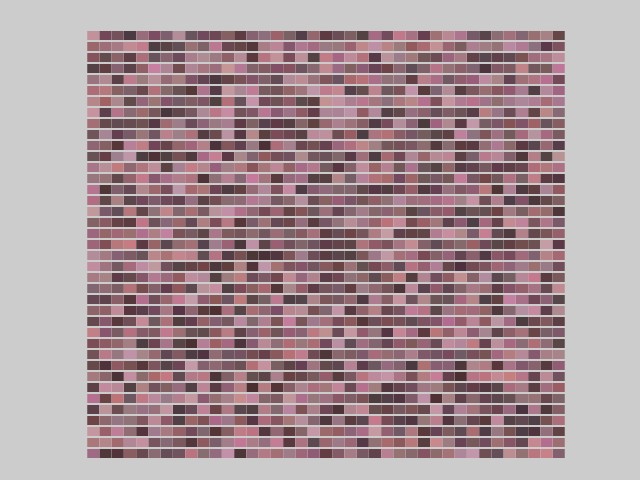
Frame 1 (no input)
Frame 60 (the mouse pressed at the canvas centre just before this capture): identical to frame 1, image omitted
Frame 120 (the mouse held since frame 60 and released just before this capture): identical to frame 1, image omitted

The Processing sketch that drew this single still picture (run headless with seeded random() and noise(); from frame 60 on, the mouse is pressed at the canvas centre):

// Processing sketch: processing_11957
// ── processing_11957.pde

/*
  Patern 2: Regular grid using a for loop
 */

float objectSize = 40;
int heightCount = 40;
int widthCount = 40;

void setup() {
  size(640, 480);
  ellipseMode(CENTER);
  smooth();
  colorMode(HSB, 360, 255, 255);
  
  drawGrid();
}

void draw() {
  //nothing to do here right now
}

void drawGrid() {
  //background(128, 128, 100);
  noFill();
  //fill(128);

  for (int j = 1; j < heightCount; j = j + 1) {
    for (int i = 1; i < widthCount; i = i + 1) {
      
      if((widthCount % 2) == 0) {
        noStroke();
        fill(random(330, 360), random(50, 100), random(75, 200));
        rect(map(i, 0, widthCount, 75, width-75),
        map(j, 0, heightCount, 20, height-20),
        width / 50, height / 50);
        
      } else {
        
      noFill();
      stroke(map(i + j, 1, widthCount, 0, 50), 100, 0);
      rect(map(i, 0, widthCount, 75, width-75),
        map(j, 0, heightCount, 20, height-20),
        width / 50, height / 50);
//      ellipse(map(i, 0, widthCount, 75, width-75),
//        map(j, 0, heightCount, 20, height-20),
//        width / 50, height / 50);
//      noStroke();
//      fill(random(345, 320), random(100, 255), random(75, 200));
//      rect(random(0, 640), random(0, 480),  
//        width / widthCount, height / heightCount);
     }
  }
}
}

void mouseMoved() {
//  fill(random(300, 345), 100, 100);
  background(0, 0, 200); 
  widthCount = floor(map( mouseX, 0, width, 0, 40));
  heightCount = floor(map( mouseY, 0, height, 0, 40));
  //fill(random(0, 255), random(0, 255), random(0, 255));
  drawGrid();
}
